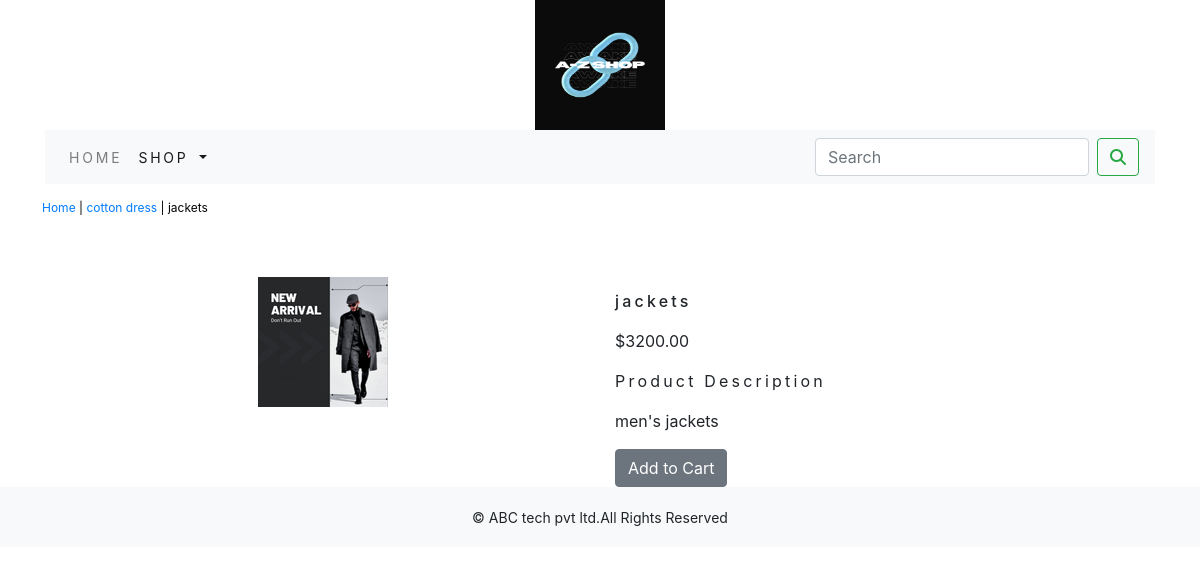
The page /shop/cotton-dress/jackets/ on the database its author committed.
### shop/models.py (models this page shows, shortened)
class Product(models.Model):
    name=models.CharField(max_length=250,unique=True)
    slug=models.SlugField(max_length=250,unique=True)
    description=models.TextField(blank=True)
    price=models.DecimalField(max_digits=10,decimal_places=2)
    category=models.ForeignKey(Category,on_delete=models.CASCADE)
    image=models.ImageField(upload_to='product',blank=True)
    stock=models.IntegerField()
    available=models.BooleanField(default=True)
    created=models.DateTimeField(auto_now_add=True)
    updated=models.DateTimeField(auto_now=True)
    class Meta:
        ordering = ('name',)
        verbose_name = 'product'
        verbose_name_plural = 'products'

class Category(models.Model):
    name=models.CharField(max_length=250,unique=True)
    slug=models.SlugField(max_length=250,unique=True)
    description=models.TextField(blank=True)
    image=models.ImageField(upload_to='category',blank=True)
    class Meta:
        ordering=('name',)
        verbose_name='category'
        verbose_name_plural='categories'
    def get_url(self):
        return  reverse('shop:products_by_category',args=[self.slug])
    def __str__(self):
        return  '{}'.format(self.name)

### shop/views.py (the view)
# urls.py: path('<slug:c_slug>/<slug:product_slug>/',views.proDetail,name='prodCatdetail'),
def proDetail(request,c_slug,product_slug):
    try:
        product=Product.objects.get(category__slug=c_slug,slug=product_slug)
    except Exception as e:
        raise e
    return  render(request,'product.html',{'product':product})

### cart/context_processors.py (called while the page is built)
def counter(request):
    item_count=0
    if 'admin' in request.path:
        return {}
    else:
        try:
            cart=Cart.objects.filter(cart_id=_cart_id(request))
            car_items=CartItem.objects.all().filter(cart=cart[:1])
            for cart_item in car_items:
                item_count +=cart_item.quantity
        except Cart.DoesNotExist:
            item_count =0
    return dict(item_count=item_count)

### cart/views.py (called while the page is built)
def _cart_id(request):
    cart=request.session.session_key
    if not cart:
        cart=request.session.create()
    return cart

### shop/context_processors.py (called while the page is built)
def menu_links(request):
    links=Category.objects.all()
    return dict(links=links)

### templates/product.html (shortened to what this page needs)
{% extends 'base.html' %}
{% load static %}
{% block content %}
<div class="row my_prod_row_class">
  <div class="mx_auto">
    <p> <a href="{% url 'shop:allProdCat' %}">Home</a> | <a href="{{product.category.get_url}}">{{product.category}}</a> | {{product.name}}</p>
  </div>
</div>
<div class="container">
<br>
<div class="row">
  <div class="col-12 col-sm-12 col-md-12 col-lg-6 text-center">
    <div style="min-width:18rem">
      <img src="{{product.image.url}}" alt="{{product.name}}" width="130px;" height="130px;">
    </div>
  </div>
        <div class="col-12 col-sm-12 col-md-12 col-lg-6">
            <div>
            <h1 class="my_prod_title">{{product.name}}</h1>
            <p>${{product.price}}</p>
            <p class="my_title"> Product Description</p>
            <p class="text-justify my_prod_text">{{product.description}}</p>
            {% if product.stock <= 0 %}
            <p class="text_justify my_prod_text"><b> Out Of Stock </b></p>
            {% else %}
            <a  class="btn btn-secondary" href="{% url 'cart:add_cart' product.id %}">Add to Cart</a>
            {% endif %}
        </div>
    </div>
    </div>
</div>
{% endblock %}

### static/css/custom.css (style rules this page uses)
body { font-family: 'Roboto',sans-serif; }
.my_title { font-size:16px; text_transform:uppercase; letter-spacing:.2em; }
.my_prod_row_class { padding-top:15px; padding-bottom:20px; }
.my_prod_row_class .mx_auto { color:#000; font-size:12px; text-decoration:none; }
.my_prod_title { font-size:16px; text_transform:uppercase; letter-spacing:.2em; padding-top:15px; padding-bottom:10px; }
.my_prod_text { padding-right:20px; }

### rows shown on the page
Product: category "cotton dress", name "jackets", image (picture), price "3200.00", description "men's jackets"
